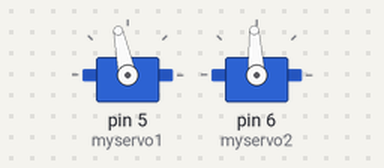
A sketch run on a simulated Arduino Uno, built with avr-gcc and run on an emulated ATmega328P. Shown: 2 × servo.

Above: at 0.05 s.
At 12.05 s:
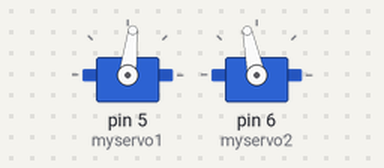
At 15.95 s:
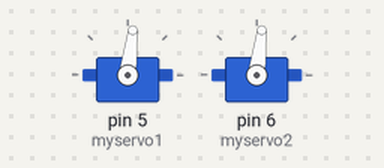
Timing chart, 0 to 20.8 s (numbered marks = the images above):
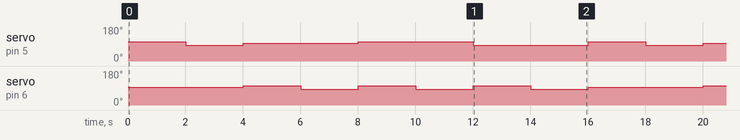

Measured:
- by itself, servo on pin 5 (myservo1): repeats every 16.0 s: 93° 4.0 s, 102° 4.0 s, 83° 4.0 s, 102° 2.0 s, 83° 2.0 s
- by itself, servo on pin 6 (myservo2): repeats every 16.0 s: 2 × (83° 2.0 s, 102° 2.0 s), 83° 2.0 s, 93° 4.0 s, 102° 2.0 s

The sketch:

12.ino
```cpp
//On Roboclaw set switch 1 and 6 on. // <-- what does this refer to?
//mode 2 option 4 // <-- my note based on user manual pg 26

#include <Servo.h>

Servo myservo1;  // create servo object to control a Roboclaw channel
Servo myservo2;  // create servo object to control a Roboclaw channel

//int pos = 0;    // variable to store the servo position  //<-- left-over from arduino ide servo sweep example?

void setup()
{
  myservo1.attach(5);  // attaches the RC signal on pin 5 to the servo object
  myservo2.attach(6);  // attaches the RC signal on pin 6 to the servo object
}


void loop()
{
  //forward
  myservo1.writeMicroseconds(1600);
  myservo2.writeMicroseconds(1500);
  delay(2000);

  //backward
  myservo1.writeMicroseconds(1400);
  myservo2.writeMicroseconds(1500);
  delay(2000);

  //left
  myservo1.writeMicroseconds(1500);
  myservo2.writeMicroseconds(1600);
  delay(2000);

  //right
  myservo1.writeMicroseconds(1500);
  myservo2.writeMicroseconds(1400);
  delay(2000);

  //mixed forward/left
  myservo1.writeMicroseconds(1600);
  myservo2.writeMicroseconds(1600);
  delay(2000);

  //mixed forward/right
  myservo1.writeMicroseconds(1600);
  myservo2.writeMicroseconds(1400);
  delay(2000);

  //mixed backward/left
  myservo1.writeMicroseconds(1400);
  myservo2.writeMicroseconds(1600);
  delay(2000);

  //mixed backward/right
  myservo1.writeMicroseconds(1400);
  myservo2.writeMicroseconds(1400);
  delay(2000);

}
```
